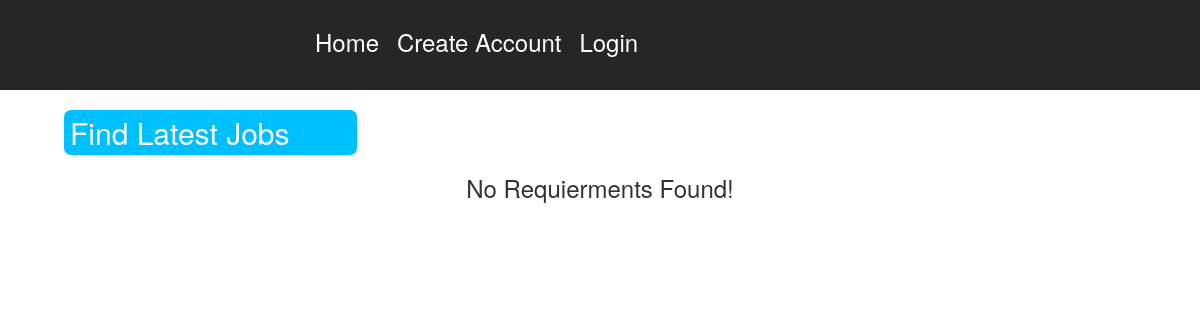
Page /home.php on the earlier database version.
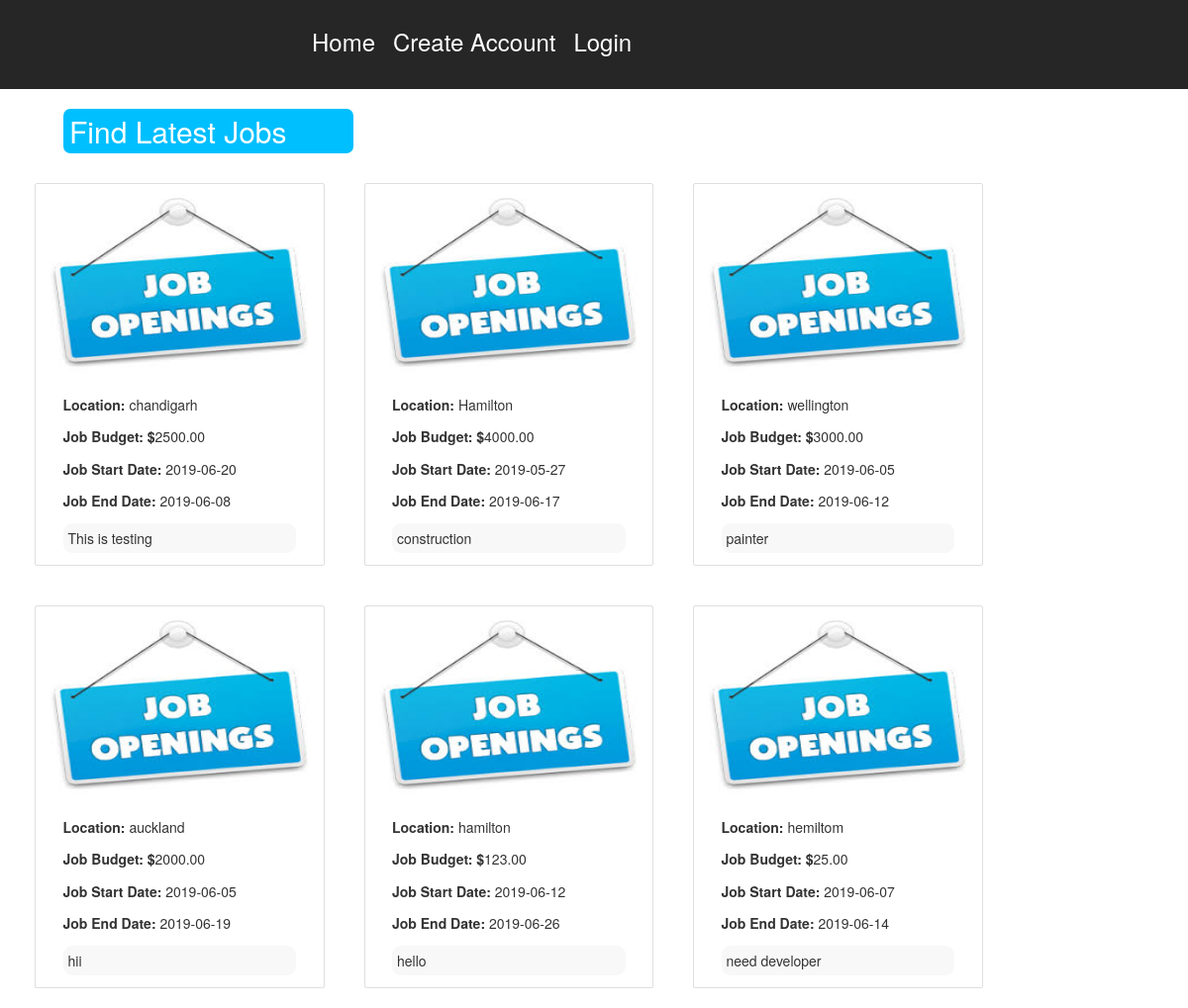
Same page on the later database version.
### tables this page shows
CREATE TABLE `requierments` (
  `requierment_id` int(11) NOT NULL,
  `member_id` int(10) NOT NULL,
  `budget` decimal(15,2) NOT NULL,
  `place_job` varchar(100) NOT NULL,
  `date_s` date NOT NULL,
  `date_e` date NOT NULL,
  `details` text NOT NULL,
  `create_date` date NOT NULL
);

### home.php (the view, shortened to what this page needs)
<?php
include('header.php');
?>
  <link rel="stylesheet" href="https://maxcdn.bootstrapcdn.com/bootstrap/3.4.0/css/bootstrap.min.css">
<div class="container col-sm-12">
  <h2 id="head_home">Find Latest Jobs</h2>
  <?php
	$data_check_requierments = array();
	class main {
			public function executequery($result){
			while($rowsf = mysqli_fetch_assoc($result)){
				$results[] = $rowsf;
			}
			return $results;
		}
	}
	$myobject = new main;
    $check_requierments="select * from requierments";
    $run=mysqli_query($dbcon,$check_requierments);
    if(mysqli_num_rows($run))
    {
		$data_check_requierments = $myobject->executequery($run);
    }
?>
<?php if($data_check_requierments) { foreach($data_check_requierments as $data) {?>
  <div class="card col-sm-3" >
    <img class="card-img-top" src="images/deafultjob.jpg" alt="Card image" style="width:100%">
    <div class="card-body">
      <p class="card-title"><label>Location:&nbsp;</label><?php echo $data['place_job'];?></p>
	  <p class="card-title"><label>Job Budget:&nbsp;$</label><?php echo $data['budget'];?></p>
	  <p class="card-title"><label>Job Start Date:&nbsp;</label><?php echo $data['date_s'];?></p>
	  <p class="card-title"><label>Job End Date:&nbsp;</label><?php echo $data['date_e'];?></p>
      <p class="card-text selfing"><?php echo $data['details']; ?></p>
   </div>
  </div>
<?php } } else {?>
<h3 style="text-align: center;">No Requierments Found!</h3>
<?php }?>
</div>
<?php
include('footer.php');
?>

### header.php (shortened to what this page needs)
<html>
<head lang="en">
	<link rel="stylesheet" href="https://maxcdn.bootstrapcdn.com/bootstrap/4.3.1/css/bootstrap.min.css">
    <link type="text/css" rel="stylesheet" href="bootstrap-3.2.0-dist\css\bootstrap.css">
	<link type="text/css" rel="stylesheet" href="main.css">
</head>
<body class="mybody">
<div id="topheader" class="col-sm-12">
<div class="formenu col-sm-7">
<a href="home.php" class="mymenu">Home</a>
<?php if(!isset($_SESSION['email'])){ ?>
<a href="registration.php" class="mymenu">Create Account</a>
<a href="login.php" class="mymenu">Login</a>
<?php } ?>
</div>
</div>

### footer.php (shortened to what this page needs)
</body>
</html>

### main.css (style rules this page uses)
#topheader { padding: 0px; background: #262626; height: 90px; }
.card-img-top { height: 200px; }
.formenu.col-sm-7 { padding-top: 25px; }
.mymenu { color: #fff; font-size: 24px; padding-right: 14px; }
.card { margin: 20px; margin-top: 50px; margin-bottom: 50px; margin-top: 30px; margin-bottom: 10px; }
#head_home { margin-left: 49px; background: #00bfff; width: 25%; padding: 6px; border-radius: 7px; color: #fff; }
label { font-weight: normal; }
.selfing { background: #F8F8F8; padding: 5px; border-radius: 9px; }
.mybody { padding: 0px !important; }
.card { margin: 20px !important; }

### header.php (style rules this page uses)
.mybody { padding: 0px !important; }

Differences in the rows shown:
added requierments: place_job "chandigarh", budget "2500.00", date_s "2019-06-20", date_e "2019-06-08", details "This is testing"
added requierments: place_job "Hamilton", budget "4000.00", date_s "2019-05-27", date_e "2019-06-17", details "construction"
added requierments: place_job "wellington", budget "3000.00", date_s "2019-06-05", date_e "2019-06-12", details "painter"
added requierments: place_job "auckland", budget "2000.00", date_s "2019-06-05", date_e "2019-06-19", details "hii"
added requierments: place_job "hamilton", budget "123.00", date_s "2019-06-12", date_e "2019-06-26", details "hello"
added requierments: place_job "hemiltom", budget "25.00", date_s "2019-06-07", date_e "2019-06-14", details "need developer"
Other differences:
text no longer shown: "No Requierments Found!"
